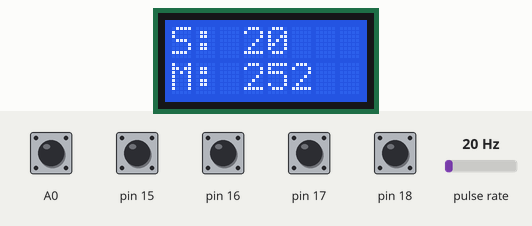
Bench run of a sketch on a simulated Arduino Uno, built with avr-gcc and run on an emulated ATmega328P. On the bench: 8×2 character LCD. Wiring (inferred from the names in the program): pulse sensor: data A5. The test bench sets the inputs (shaded band); at power-on: A0, pin 15–18 HIGH, pulse rate 20 Hz.

Above: at 1.2 s.
1.3 s: pulse rate (sensor on A5) set to 4 Hz
At 2.8 s:
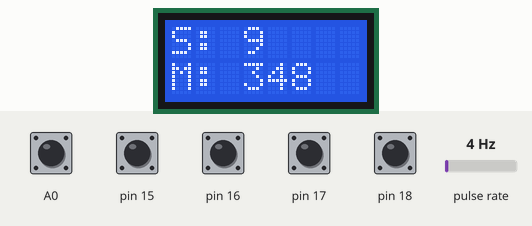
4.3 s: pulse rate (sensor on A5) set to 50 Hz
At 5.8 s:
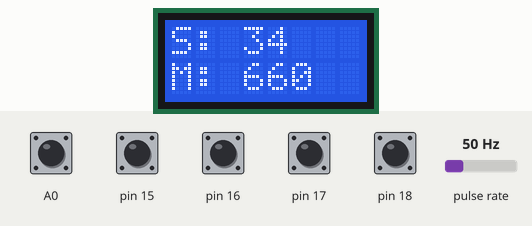
7.3 s: pulse rate (sensor on A5) set to 100 Hz
At 13.6 s:
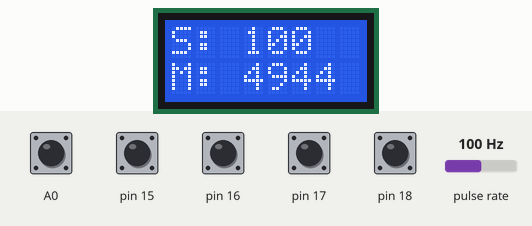
Timing chart, 0 to 15.1 s (numbered marks = the images above; inputs shaded):
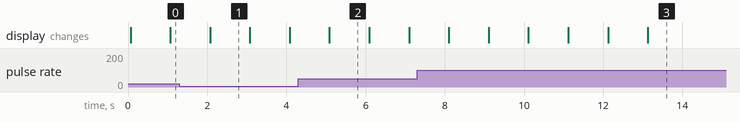

Measured:
- what the display in image 1 shows lasts 1.0 s, from 2.1 s to 3.1 s

The sketch:

tachometer.ino
```cpp
#include <LiquidCrystal.h>

//=====================================================
// LCD definition
const int rs = 7, en = 8, d4 = 9, d5 = 10, d6 = 11, d7 = 12;
LiquidCrystal lcd(7, 8, 9, 10, 11, 12);
const int contrastPin = 3;
// ====================================================

bool debug = 0;

const int IRINPUTPIN = A5;

const byte SampleSecond = 5;

// Maximum is one second has 65535 /2 trigger (rise and fall meaning one round),
// one second about 32000, 32000X60Sec = many many RPM (per minute), so it's good enough for motor measurment.
// if using 8bit 255, then it's 255/2*60sec= 7k rpm, so it's not enough
unsigned int g_sampleQueue[ SampleSecond ];
volatile int instantSpeed = 0;

// this maybe changed by timer interrupt. make it 8bit since we only keep a few seconds sample.
volatile byte g_index = 0;


void init_sampleQueue()
{
  for (byte i = 0; i < SampleSecond; i++)
  {
    g_sampleQueue[i] = 0;
  }
  g_index = 0;
}


void interruptHandlerPortD()
{
  processEncoderInterrupt(PIND);

}

void interruptHandlerPortC()
{
  // get All Pin status using PINC since we are using pin A5

  processEncoderInterrupt(PINC);

}


void interruptHandlerPortB()
{
  // handle pin change interrupt for D8 to D13 here, PINB (PortB)

  processEncoderInterrupt(PINB);

}

// handle pin change interrupt for D8 to D13 here, PINB (PortB)
ISR(PCINT0_vect)
{
  interruptHandlerPortB();
}


// handle pin change interrupt for A0 to A5 here, PINC (PortC)
ISR (PCINT1_vect)
{
  interruptHandlerPortC();
}  // end of PCINT1_vect


// handle pin change interrupt for D0 to D7 here, PIND (PortD)
ISR (PCINT2_vect)
{
  interruptHandlerPortD();
}  // end of PCINT2_vect


void  processEncoderInterrupt(int portValues)
{
  static bool toggle=false;
  if(toggle)
  {
    g_sampleQueue[g_index]++;
  }
  toggle=!toggle;

  if (debug) {
    Serial.print("Port ");
    Serial.println(portValues);
    // 24 0001 1000
    // 32 0010 0000

  }
}


void pciSetup(byte pin)
{
  // enable pin
  *digitalPinToPCMSK(pin) |= bit (digitalPinToPCMSKbit(pin));

  // clear any outstanding interrupt
  PCIFR  |= bit (digitalPinToPCICRbit(pin));

  // enable interrupt for the group
  PCICR  |= bit (digitalPinToPCICRbit(pin));
}

void setInputAndPullupMode()
{
  for (int i = A0; i <= A5; i++)
    pinMode(i, INPUT_PULLUP);
}


// timer interrupt ============================================
void setTimeInterrupt()
{

  //set timer1 interrupt at 1Hz, cannot use 8bit timer.
  TCCR1A = 0;// set entire TCCR1A register to 0
  TCCR1B = 0;// same for TCCR1B
  TCNT1  = 0;//initialize counter value to 0
  // set compare match register for 1hz increments
  OCR1A = 15624;// = (16*10^6) / (1*1024) - 1 (must be <65536)
  // turn on CTC mode
  TCCR1B |= (1 << WGM12);
  // Set CS12 and CS10 bits for 1024 prescaler
  TCCR1B |= (1 << CS12) | (1 << CS10);
  // enable timer compare interrupt
  TIMSK1 |= (1 << OCIE1A);
}


// Timer interrupt 1HZ / 1Sec
ISR(TIMER1_COMPA_vect)
{
  //record the instant speed first
  //to display as round per sec
  instantSpeed = g_sampleQueue[ g_index ];

  //timer1 interrupt 1Hz
  g_index ++;
  // Serial.print("g_index ");
  // Serial.println(g_index);

  g_index = g_index % SampleSecond;
  // must reset the counter
  g_sampleQueue[ g_index ] = 0;


  static bool toggle1 = false;
  if (toggle1) {
    digitalWrite(13, HIGH);
    toggle1 = 0;
  }
  else {
    digitalWrite(13, LOW);
    toggle1 = 1;
  }

}


void lcdSetup()
{
  lcd.begin(8, 2);
  // Print a message to the LCD.
  //lcd.print("hello, world!");
  lcd.noCursor();
}

// ============================================================

void setup() {
  // pullup all A0 to A5, otherwise should use external pull down resistors for A0 to A5.
  // if not, would have random read value for the whole port, or even random interrupt by other pins.

  setInputAndPullupMode();
  // put your setup code here, to run once:
  pinMode(IRINPUTPIN, INPUT);

  pciSetup(IRINPUTPIN);

  setTimeInterrupt();

  pinMode(contrastPin , OUTPUT);
  analogWrite(contrastPin , 100);
  lcdSetup();
  if (debug)
  {
    Serial.begin(115200);
    Serial.print("Setup \n");
  }
}

//maybe need to measure something faster than 60K ??
unsigned long caculateRPM()
{
  unsigned long sum = 0;
  for (int i = 0; i < SampleSecond; i++)
  {
    // because one round has rise and fall two triggers.
    sum += g_sampleQueue[i];
  }

  // cal count in minute 60sec
  unsigned long rpm = sum * ( 60.0f / SampleSecond);
  return rpm;

}

void loop()
{
  lcd.clear();
  // put your main code here, to run repeatedly:
  //static unsigned long timer = millis();
  lcd.setCursor(0, 0);
  lcd.print("S: ");
  lcd.print(instantSpeed);
  // must calculate RPM after queue is full, collected enough data.

  unsigned long rpm = caculateRPM();
  Serial.println(rpm);
  lcd.setCursor(0, 1);
  lcd.print("M: "+String(rpm));

  delay(1000);

}
```
